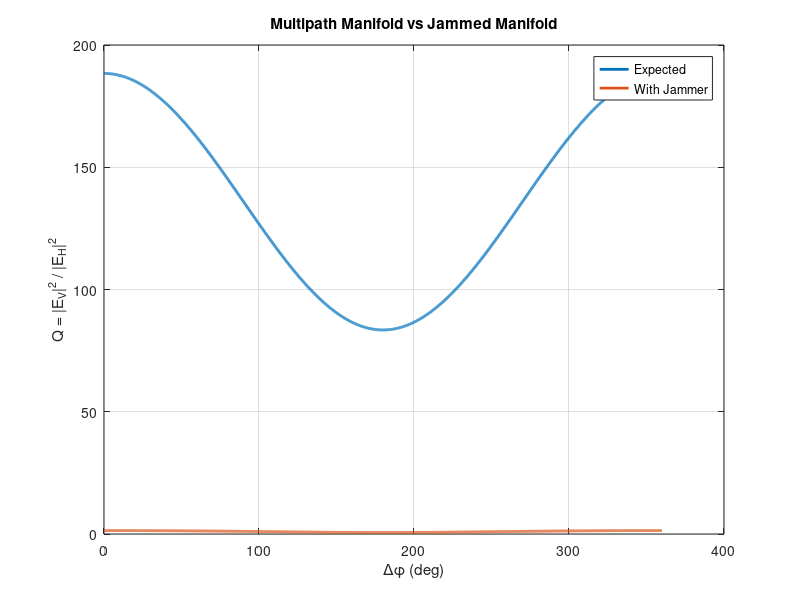
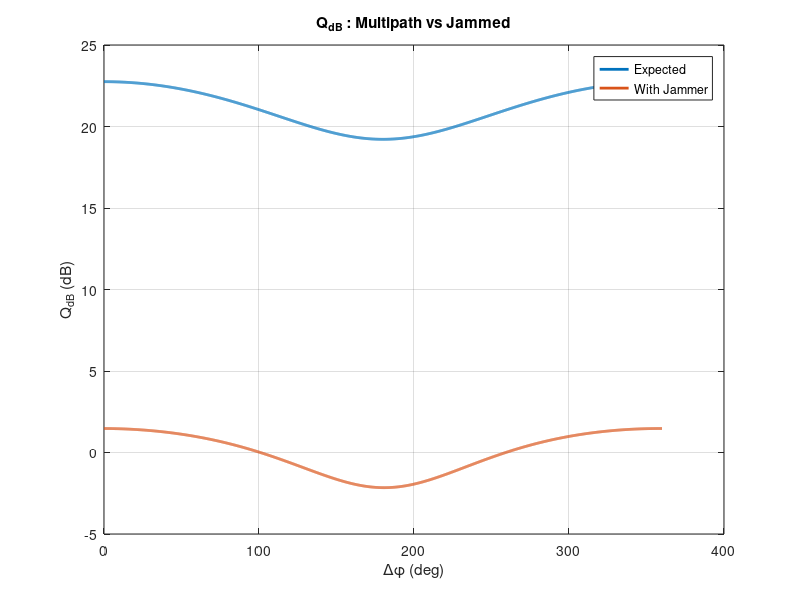
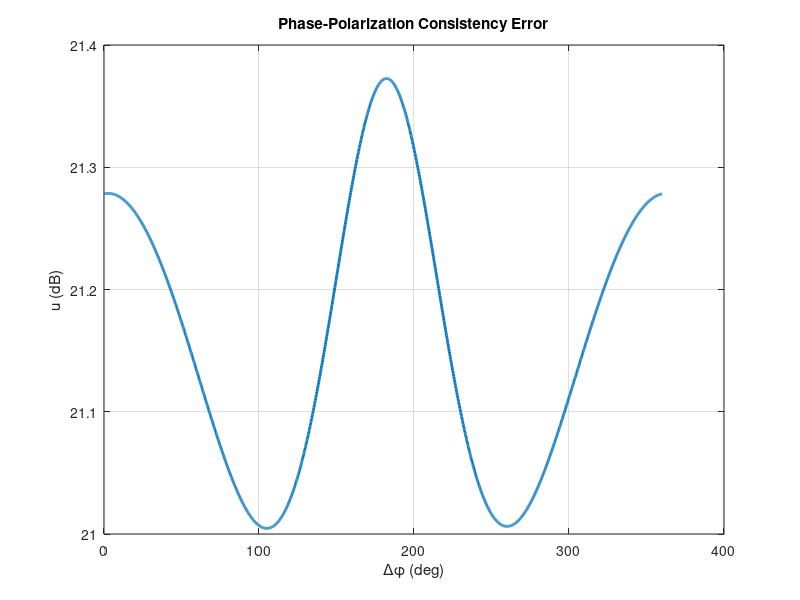

Write MATLAB code to recreate these figures, in order.
clc;
clear;
close all;

%% MULTIPATH PARAMETERS

alpha = input('Enter attenuation alpha = ');
beta_deg = input('Enter polarization rotation beta (deg) = ');

beta = deg2rad(beta_deg);

%% JAMMER PARAMETERS

Aj = input('Enter jammer amplitude Aj = ');

theta_j_deg = input('Enter jammer polarization angle (deg) = ');

phi_j_deg = input('Enter jammer phase (deg) = ');

theta_j = deg2rad(theta_j_deg);
phi_j   = deg2rad(phi_j_deg);

%% Phase sweep

dphi_deg = linspace(0,360,2000);
dphi = deg2rad(dphi_deg);

%% Arrays

Q_exp = zeros(size(dphi));
Q_jam = zeros(size(dphi));

%% Loop

for n = 1:length(dphi)

    %% Multipath field

    EH = alpha*sin(beta)*exp(1j*dphi(n));

    EV = 1 + alpha*cos(beta)*exp(1j*dphi(n));

    %% Expected

    Q_exp(n) = abs(EV)^2 / abs(EH)^2;

    %% Jammer field

    EHj = Aj*cos(theta_j)*exp(1j*phi_j);

    EVj = Aj*sin(theta_j)*exp(1j*phi_j);

    %% Total field

    EH_tot = EH + EHj;

    EV_tot = EV + EVj;

    %% Jammed Q

    Q_jam(n) = abs(EV_tot)^2 / abs(EH_tot)^2;

end

%% dB

QdB_exp = 10*log10(Q_exp);

QdB_jam = 10*log10(Q_jam);

%% --------------------------------------------------
%% Plot 1 : Linear
%% --------------------------------------------------

figure;

plot(dphi_deg,Q_exp,'LineWidth',2);
hold on;

plot(dphi_deg,Q_jam,'LineWidth',2);

xlabel('\Delta\phi (deg)');
ylabel('Q = |E_V|^2 / |E_H|^2');

title('Multipath Manifold vs Jammed Manifold');

legend('Expected','With Jammer');

grid on;

%% --------------------------------------------------
%% Plot 2 : dB
%% --------------------------------------------------

figure;

plot(dphi_deg,QdB_exp,'LineWidth',2);
hold on;

plot(dphi_deg,QdB_jam,'LineWidth',2);

xlabel('\Delta\phi (deg)');
ylabel('Q_{dB} (dB)');

title('Q_{dB} : Multipath vs Jammed');

legend('Expected','With Jammer');

grid on;

%% --------------------------------------------------
%% Deviation Statistic
%% --------------------------------------------------

u = abs(QdB_jam - QdB_exp);

figure;

plot(dphi_deg,u,'LineWidth',2);

xlabel('\Delta\phi (deg)');
ylabel('u (dB)');

title('Phase-Polarization Consistency Error');

grid on;

fprintf('\nMaximum deviation u = %.2f dB\n',max(u));
fprintf('Mean deviation u = %.2f dB\n',mean(u));
